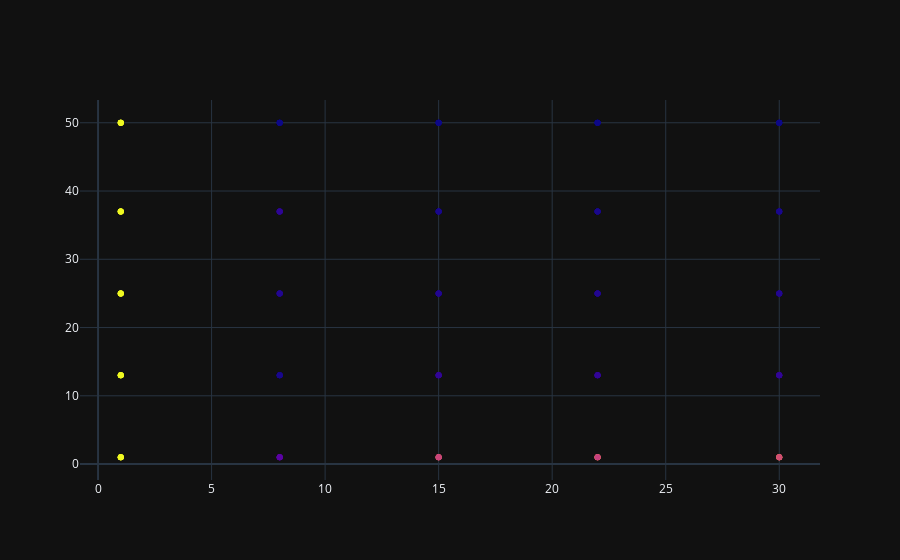

Notebook code cell kept with this figure:
### Markdown cell above
## Visualizations

### Code cell
s = search.samples

go.Figure(
    go.Scatter(
        x=s["max_depth"],
        y=s["min_samples_leaf"],
        marker_color=(s["score"]),
        mode="markers",
    )
)
